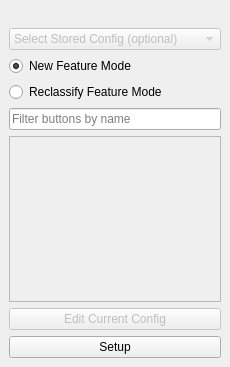
<?xml version="1.0" encoding="UTF-8"?>
<ui version="4.0">
 <class>FieldToolbox</class>
 <widget class="QDockWidget" name="FieldToolbox">
  <property name="geometry">
   <rect>
    <x>0</x>
    <y>0</y>
    <width>230</width>
    <height>367</height>
   </rect>
  </property>
  <property name="minimumSize">
   <size>
    <width>229</width>
    <height>362</height>
   </size>
  </property>
  <property name="windowTitle">
   <string>DSGTools: Feature (Re)classification Tool</string>
  </property>
  <widget class="QWidget" name="dockWidgetContents">
   <layout class="QGridLayout" name="gridLayout">
    <item row="1" column="1">
     <spacer name="verticalSpacer">
      <property name="orientation">
       <enum>Qt::Vertical</enum>
      </property>
      <property name="sizeType">
       <enum>QSizePolicy::Fixed</enum>
      </property>
      <property name="sizeHint" stdset="0">
       <size>
        <width>20</width>
        <height>13</height>
       </size>
      </property>
     </spacer>
    </item>
    <item row="2" column="0" colspan="2">
     <widget class="QComboBox" name="configFromDbComboBox">
      <property name="enabled">
       <bool>false</bool>
      </property>
      <property name="sizePolicy">
       <sizepolicy hsizetype="Preferred" vsizetype="Fixed">
        <horstretch>0</horstretch>
        <verstretch>0</verstretch>
       </sizepolicy>
      </property>
      <item>
       <property name="text">
        <string>Select Stored Config (optional)</string>
       </property>
      </item>
     </widget>
    </item>
    <item row="8" column="0" colspan="2">
     <widget class="QPushButton" name="setupButton">
      <property name="sizePolicy">
       <sizepolicy hsizetype="Preferred" vsizetype="Fixed">
        <horstretch>0</horstretch>
        <verstretch>0</verstretch>
       </sizepolicy>
      </property>
      <property name="text">
       <string>Setup</string>
      </property>
     </widget>
    </item>
    <item row="0" column="0" colspan="2">
     <widget class="ConnectionWidget" name="widget" native="true"/>
    </item>
    <item row="6" column="0" colspan="2">
     <widget class="QScrollArea" name="scrollArea">
      <property name="sizePolicy">
       <sizepolicy hsizetype="Preferred" vsizetype="MinimumExpanding">
        <horstretch>0</horstretch>
        <verstretch>0</verstretch>
       </sizepolicy>
      </property>
      <property name="widgetResizable">
       <bool>true</bool>
      </property>
      <widget class="QWidget" name="scrollAreaWidgetContents">
       <property name="geometry">
        <rect>
         <x>0</x>
         <y>0</y>
         <width>210</width>
         <height>99</height>
        </rect>
       </property>
       <layout class="QGridLayout" name="gridLayout_2"/>
      </widget>
     </widget>
    </item>
    <item row="7" column="0" colspan="2">
     <widget class="QPushButton" name="editCurrentConfigButton">
      <property name="enabled">
       <bool>false</bool>
      </property>
      <property name="sizePolicy">
       <sizepolicy hsizetype="Preferred" vsizetype="Fixed">
        <horstretch>0</horstretch>
        <verstretch>0</verstretch>
       </sizepolicy>
      </property>
      <property name="text">
       <string>Edit Current Config</string>
      </property>
     </widget>
    </item>
    <item row="4" column="0">
     <widget class="QRadioButton" name="reclassificationRadioButton">
      <property name="sizePolicy">
       <sizepolicy hsizetype="Preferred" vsizetype="Fixed">
        <horstretch>0</horstretch>
        <verstretch>0</verstretch>
       </sizepolicy>
      </property>
      <property name="toolTip">
       <string>After selecting one button, the selected features are removed from its original layers, pasted into the button layer and its attributes are set according to the button settings</string>
      </property>
      <property name="text">
       <string>Reclassify Feature Mode</string>
      </property>
     </widget>
    </item>
    <item row="3" column="0">
     <widget class="QRadioButton" name="newFeatureRadioButton">
      <property name="sizePolicy">
       <sizepolicy hsizetype="Preferred" vsizetype="Fixed">
        <horstretch>0</horstretch>
        <verstretch>0</verstretch>
       </sizepolicy>
      </property>
      <property name="toolTip">
       <string>After digitizing, the feature is set with the attributes configured in the selected button</string>
      </property>
      <property name="text">
       <string>New Feature Mode</string>
      </property>
      <property name="checked">
       <bool>true</bool>
      </property>
     </widget>
    </item>
    <item row="5" column="0" colspan="2">
     <widget class="QLineEdit" name="filterLineEdit">
      <property name="sizePolicy">
       <sizepolicy hsizetype="Preferred" vsizetype="Fixed">
        <horstretch>0</horstretch>
        <verstretch>0</verstretch>
       </sizepolicy>
      </property>
      <property name="text">
       <string/>
      </property>
      <property name="placeholderText">
       <string>Filter buttons by name</string>
      </property>
     </widget>
    </item>
   </layout>
  </widget>
 </widget>
 <customwidgets>
  <customwidget>
   <class>ConnectionWidget</class>
   <extends>QWidget</extends>
   <header>DsgTools.gui.CustomWidgets.ConnectionWidgets.connectionWidget.h</header>
   <container>1</container>
  </customwidget>
 </customwidgets>
 <resources/>
 <connections/>
</ui>
